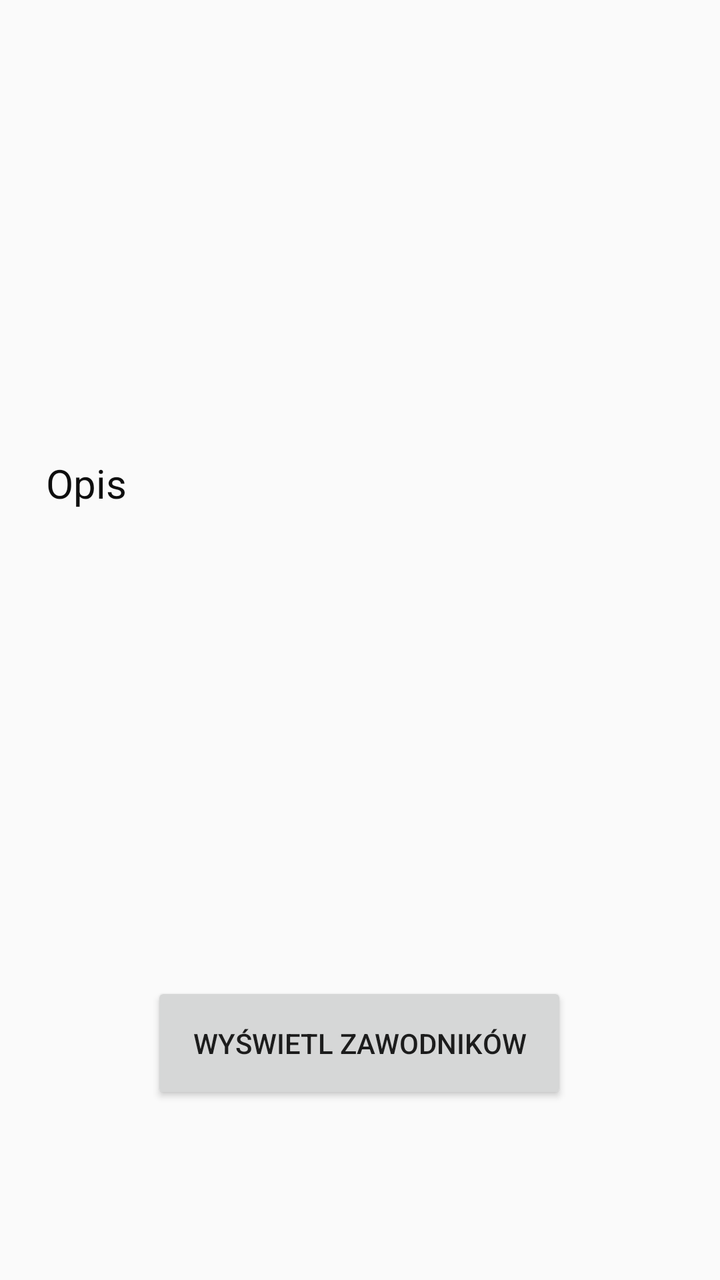
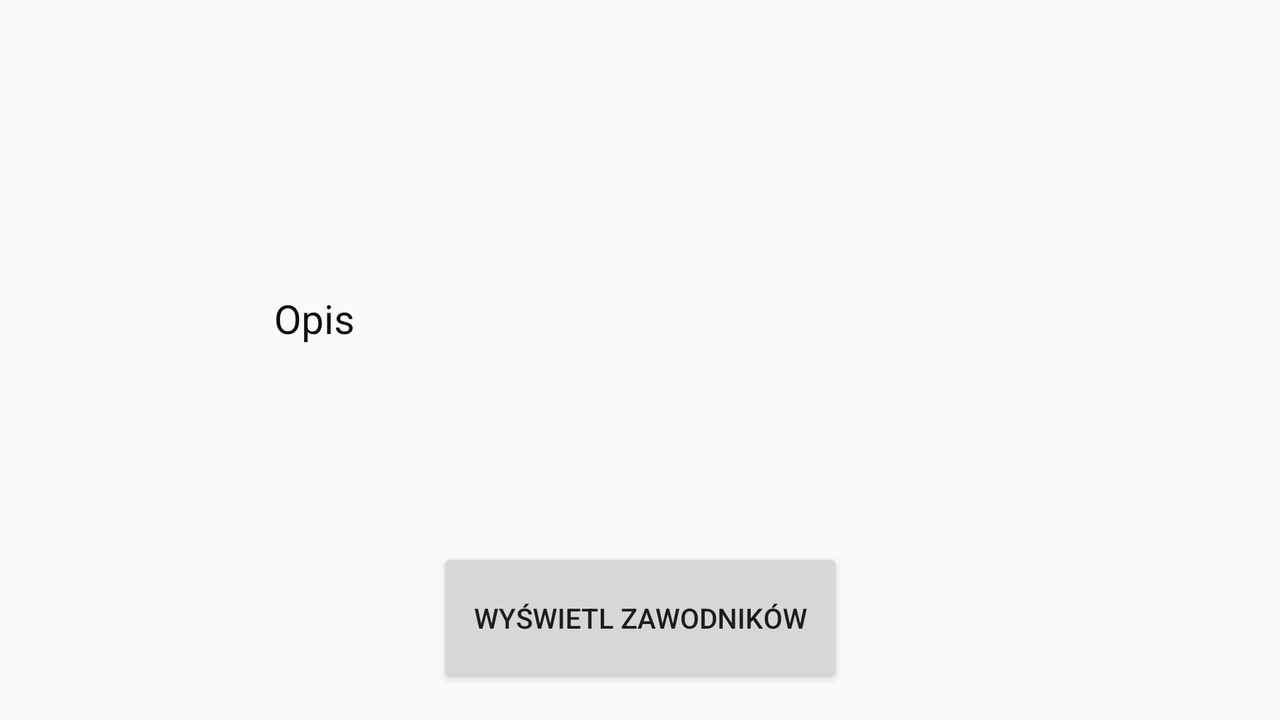

First picture: res/layout/ on a phone held upright. Second picture: the repository's own variant of that layout, on a device whose configuration matches the variant's folder. Source for both follows.
<!-- AndroidManifest.xml: application theme AppTheme -->
<!-- res/layout/activity_detail.xml -->
<?xml version="1.0" encoding="utf-8"?>
<androidx.constraintlayout.widget.ConstraintLayout xmlns:android="http://schemas.android.com/apk/res/android"
    xmlns:app="http://schemas.android.com/apk/res-auto"
    xmlns:tools="http://schemas.android.com/tools"
    android:layout_width="match_parent"
    android:layout_height="match_parent"
    tools:context=".DetailActivity">

  <ImageView
      android:id="@+id/img_logo"
      android:layout_width="208dp"
      android:layout_height="0dp"
      android:layout_marginTop="67dp"
      android:layout_marginBottom="54dp"
      app:layout_constraintBottom_toTopOf="@+id/description"
      app:layout_constraintEnd_toEndOf="parent"
      app:layout_constraintHorizontal_bias="0.497"
      app:layout_constraintStart_toStartOf="parent"
      app:layout_constraintTop_toTopOf="parent"
      app:layout_constraintVertical_bias="0.109"
      tools:srcCompat="@tools:sample/avatars" />

  <TextView
      android:id="@+id/description"
      android:layout_width="314dp"
      android:layout_height="200dp"
      android:layout_marginBottom="212dp"
      android:font="@font/sansjp_regular"
      android:text="Opis"
      android:textColor="@color/black"
      android:textSize="20dp"
      app:layout_constraintBottom_toBottomOf="parent"
      app:layout_constraintEnd_toEndOf="parent"
      app:layout_constraintStart_toStartOf="parent"
      app:layout_constraintTop_toBottomOf="@+id/img_logo" />

  <Button
      android:id="@+id/playersButton"
      android:layout_width="208dp"
      android:layout_height="61dp"
      android:layout_marginBottom="88dp"
      android:text="Wyświetl zawodników"
      app:layout_constraintBottom_toBottomOf="parent"
      app:layout_constraintEnd_toEndOf="parent"
      app:layout_constraintHorizontal_bias="0.497"
      app:layout_constraintStart_toStartOf="parent" />
</androidx.constraintlayout.widget.ConstraintLayout>
<!-- resources referenced by this layout -->
<resources>
  <color name="black">#0E0E0E</color>
  <style name="AppTheme" parent="Theme.AppCompat.Light.DarkActionBar">
          
          <item name="colorPrimary">@color/colorPrimary</item>
          <item name="colorPrimaryDark">@color/colorPrimaryDark</item>
          <item name="colorAccent">@color/colorAccent</item>
          <item name="android:statusBarColor">@color/dark</item>
      </style>
  <color name="colorPrimary">#6200EE</color>
  <color name="colorPrimaryDark">#3700B3</color>
  <color name="colorAccent">#03DAC5</color>
</resources>
<!-- res/layout-land/activity_detail.xml (the repository's variant of the layout above) -->
<!-- drawn on the phone turned sideways -->
<?xml version="1.0" encoding="utf-8"?>
<androidx.constraintlayout.widget.ConstraintLayout xmlns:android="http://schemas.android.com/apk/res/android"
    xmlns:app="http://schemas.android.com/apk/res-auto"
    xmlns:tools="http://schemas.android.com/tools"
    android:layout_width="match_parent"
    android:layout_height="match_parent"
    tools:context=".DetailActivity">

  <ImageView
      android:id="@+id/img_logo"
      android:layout_width="192dp"
      android:layout_height="0dp"
      android:layout_marginTop="7dp"
      android:layout_marginBottom="21dp"
      app:layout_constraintBottom_toTopOf="@+id/description"
      app:layout_constraintEnd_toEndOf="parent"
      app:layout_constraintStart_toStartOf="parent"
      app:layout_constraintTop_toTopOf="parent"
      tools:srcCompat="@tools:sample/avatars" />

  <TextView
      android:id="@+id/description"
      android:layout_width="0dp"
      android:layout_height="0dp"
      android:layout_marginStart="137dp"
      android:layout_marginEnd="137dp"
      android:layout_marginBottom="11dp"
      android:font="@font/sansjp_regular"
      android:text="Opis"
      android:textColor="@color/black"
      android:textSize="20dp"
      app:layout_constraintBottom_toTopOf="@+id/playersButton"
      app:layout_constraintEnd_toEndOf="parent"
      app:layout_constraintStart_toStartOf="parent"
      app:layout_constraintTop_toBottomOf="@+id/img_logo" />

  <Button
      android:id="@+id/playersButton"
      android:layout_width="203dp"
      android:layout_height="70dp"
      android:layout_marginBottom="16dp"
      android:text="Wyświetl zawodników"
      app:layout_constraintBottom_toBottomOf="parent"
      app:layout_constraintEnd_toEndOf="parent"
      app:layout_constraintStart_toStartOf="parent"
      app:layout_constraintTop_toBottomOf="@+id/description" />
</androidx.constraintlayout.widget.ConstraintLayout>
